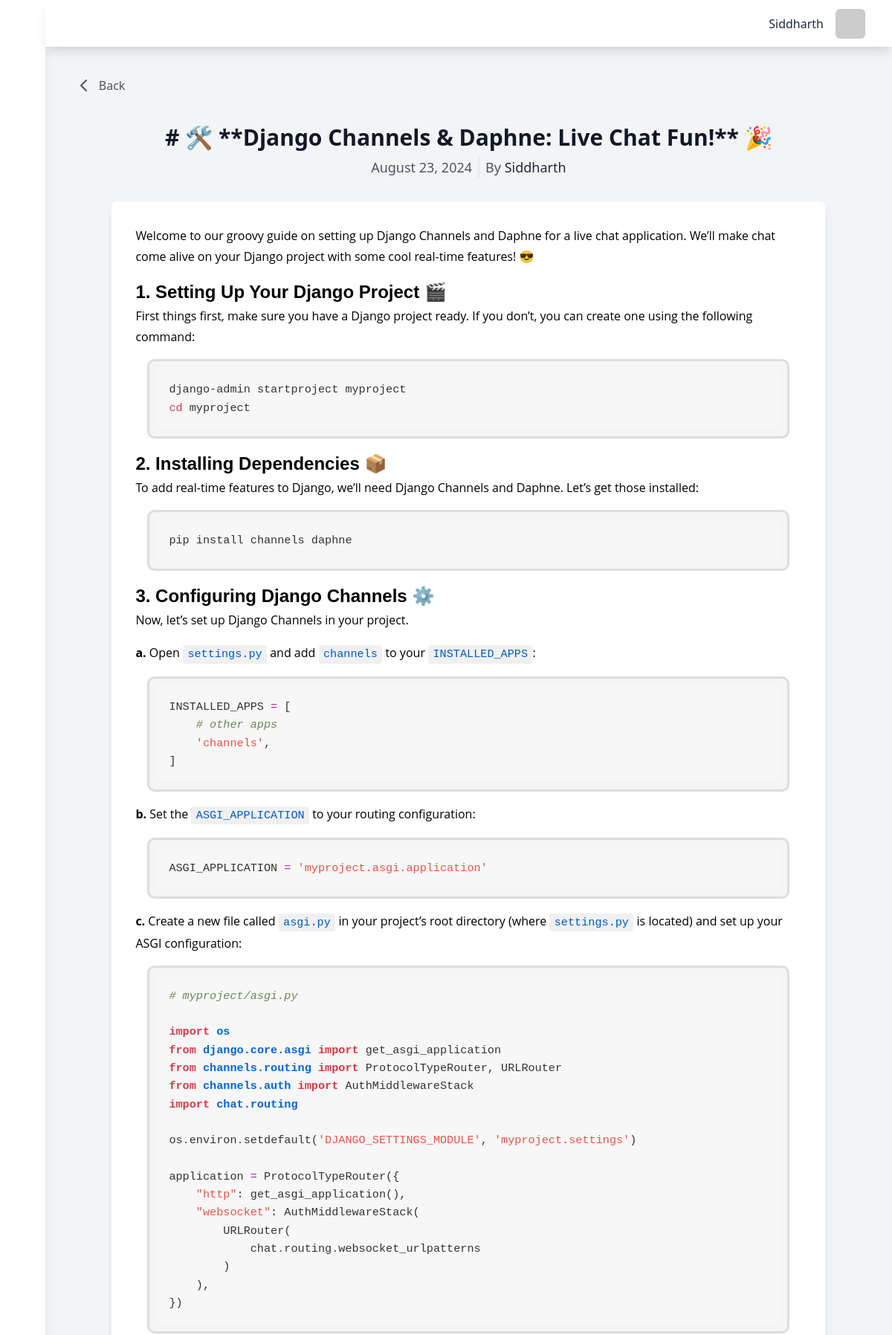
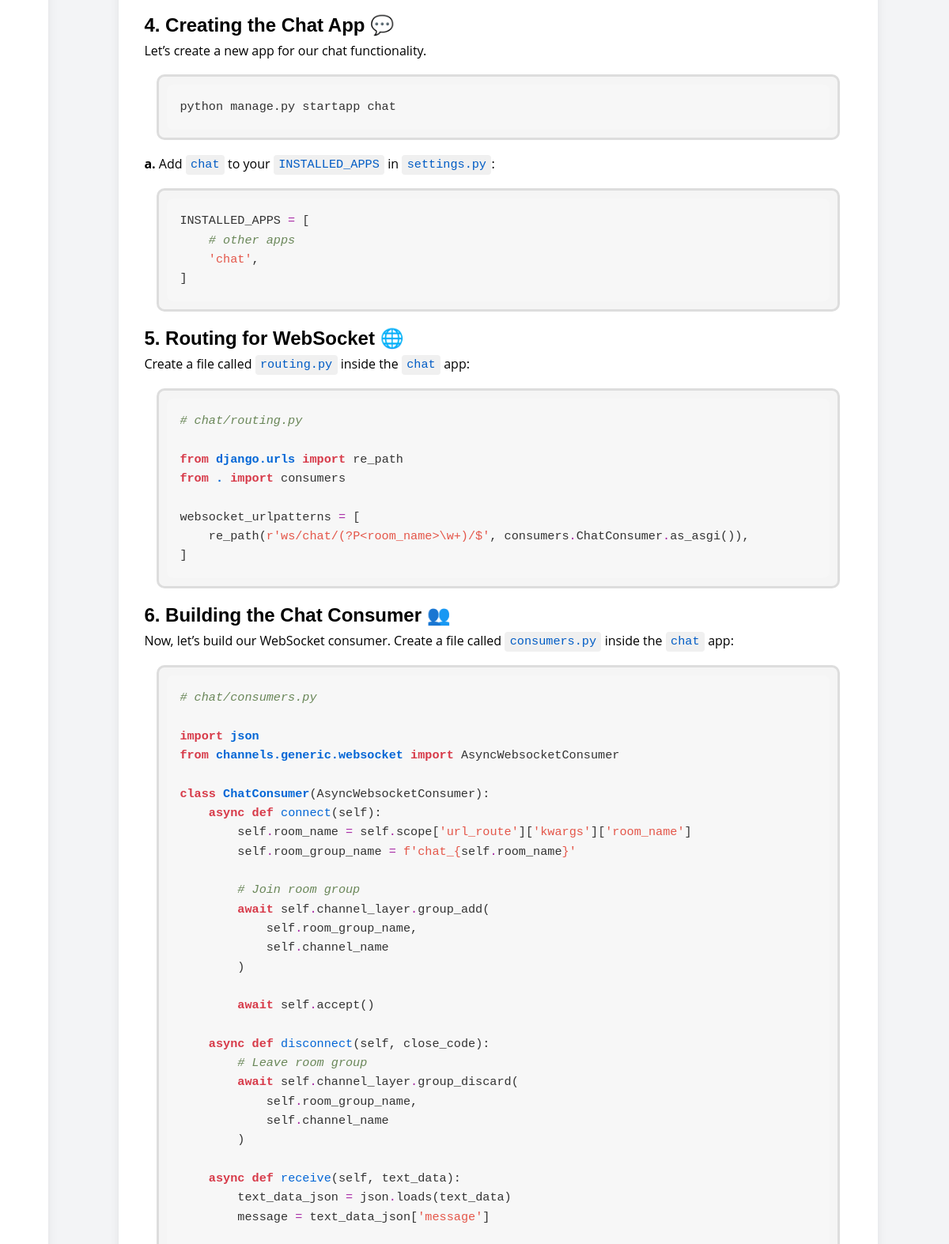
Screenshot of /notes/3/ (signed in, upper part) with the database file from the repository (2 pictures, top to bottom).
### main/models.py (models this page shows, shortened)
class Note(models.Model):
    subtopic = models.ForeignKey(SubTopic, on_delete=models.CASCADE, related_name='notes')
    title = models.CharField(max_length=255)
    content = models.TextField()
    uploaded_by = models.ForeignKey(User, on_delete=models.CASCADE, related_name='uploaded_notes')
    created_at = models.DateTimeField(auto_now_add=True)

### main/views.py (the view)
# urls.py: path('notes/<int:pk>/', views.note_detail, name='note_detail'),
def note_detail(request, pk):
    note = get_object_or_404(Note, pk=pk)
    previous_note = Note.objects.filter(id__lt=note.id).order_by('-id').first()
    next_note = Note.objects.filter(id__gt=note.id).order_by('id').first()
    context = {
        'note': note,
        'previous_note': previous_note,
        'next_note': next_note,
    }
    return render(request, 'note_detail.html', context)

### main/markdown_extensions.py (called while the page is built)
    def getLink(self, data, index):
        href, title, index, handled = super().getLink(data, index)
        if href.startswith("slug"):
            slug = href.split(":")[1]
            relative_url = reverse("markdown-content", args=[slug])
            href = relative_url
        return href, title, index, handled

    def extendMarkdown(self, md, *args, **kwargs):
        md.inlinePatterns.register(
            SlugFieldLinkInlineProcessor(LINK_RE, md), "link", 160
        )

### main/templatetags/custom_tags.py (called while the page is built)
@register.filter
@stringfilter
def render_markdown(value):
    md = markdown.Markdown(extensions=["fenced_code", "codehilite", SlugFieldExtension()])
    return mark_safe(md.convert(value))

### main/templates/note_detail.html (shortened to what this page needs)
{% extends 'base.html' %}
{% load static %}
{% load custom_tags %}
{% block content %}
<div class="flex justify-start m-6">
    <a href="javascript:history.back()"
        class="text-gray-600 hover:text-indigo-600 transition-colors duration-300 flex items-center">
        <svg xmlns="http://www.w3.org/2000/svg" class="h-6 w-6 mr-2" fill="none" viewBox="0 0 24 24"
            stroke="currentColor">
            <path stroke-linecap="round" stroke-linejoin="round" stroke-width="2" d="M15 19l-7-7 7-7" />
        </svg>
        Back
    </a>
</div>
<div class="container mx-auto my-10 px-4 sm:px-6 lg:px-8">
    <div class="mb-8 text-center">
        <h1 class="text-2xl md:text-3xl font-semibold text-gray-900 mb-2">{{ note.title }}</h1>
        <div class="flex justify-center items-center text-gray-600">
            <p class="text-base md:text-lg border-r-2 border-gray-200 pe-2">
                {{ note.created_at|date:"F j, Y" }}
            </p>
            <p class="text-base md:text-lg ps-2">
                By <span class="font-medium text-gray-800">{{ note.uploaded_by }}</span>
            </p>
        </div>
    </div>
    <div class="prose prose-lg prose-indigo max-w-none bg-white p-8 rounded-lg shadow-lg markdown-content">
        {{ note.content|render_markdown }}
    </div>
</div>
{% endblock %}

### main/templates/base.html (shortened to what this page needs)
{% load static %}
<!DOCTYPE html>
<html lang="en">
<head>
    <link rel="stylesheet" href="{% static 'styles.css' %}">
    <script src="https://cdn.tailwindcss.com"></script>
    <link rel="stylesheet" href="https://cdnjs.cloudflare.com/ajax/libs/font-awesome/6.6.0/css/all.min.css" />
</head>
<body>
    <div class="h-screen w-full bg-gray-100 relative flex overflow-hidden">
        <aside class="h-full w-16 flex flex-col space-y-10 items-center justify-center relative bg-white text-purple-600 shadow-lg">
        </aside>
        <div class="w-full h-full flex flex-col justify-between">
            <header class="h-16 w-full flex items-center relative justify-end px-5 space-x-10 bg-white shadow-lg">
                <div class="flex flex-shrink-0 items-center space-x-4 text-gray-800">
                    {% if request.user.is_authenticated %}
                        <div class="flex flex-col items-end">
                            <div class="text-md font-medium ">{{ request.user.username }}</div>
                        </div>
                        <a class="" href="{% url 'dashboard' %}">
                            <img
                                src="https://api.dicebear.com/9.x/adventurer-neutral/svg?seed={{ user.username }}"
                                alt="avatar"
                                class="w-10 h-10 object-cover rounded-md mr-4"
                            />
                        </a>
                    {% else %}
                        <div class="flex space-x-4">
                            <a href="{% url 'login' %}" class="text-sm font-medium text-purple-600">Login</a>
                            <a href="{% url 'signup' %}" class="text-sm font-medium text-purple-600">Signup</a>
                        </div>
                    {% endif %}
                </div>
            </header>
            <main class="max-w-full h-full flex relative overflow-y-hidden">
                <div class="h-full w-full m-4 overflow-y-scroll">
                    {% block content %}{% endblock %}
                </div>
            </main>
        </div>
    </div>
</body>
</html>

### main/static/styles.css (style rules this page uses)
.markdown-content code { font-family: 'Source Code Pro', monospace !important; background-color: #f0f0f0 !important; padding: 0.2rem 0.4rem !important; border-radius: 4px !important; color: #005cc5 !important; font-size: 0.95rem !important; white-space: pre-wrap !important; }
.markdown-content pre { background-color: #f7f7f7 !important; color: #333 !important; padding: 1rem !important; border-radius: 8px !important; overflow-x: auto !important; font-size: 0.95rem !important; line-height: 1.6 !important; }
.markdown-content pre code { background-color: transparent !important; padding: 0 !important; color: inherit !important; }
.codehilite { background: #f7f7f7 !important; }
.codehilite .k { color: #d73a49 !important; font-weight: bold !important; }
.codehilite .o { color: #a626a4 !important; }
.codehilite .c1 { color: #6a8759 !important; font-style: italic !important; }
.codehilite .kn { color: #d73a49 !important; font-weight: bold !important; }
.codehilite .nb { color: #d73a49 !important; }
.codehilite .nc { color: #0366d6 !important; font-weight: bold !important; }
.codehilite .nf { color: #0366d6 !important; }
.codehilite .nn { color: #0366d6 !important; font-weight: bold !important; }
.codehilite .w { color: #bbbbbb !important; }
.codehilite .s1 { color: #e45649 !important; }
.codehilite .s2 { color: #e45649 !important; }
.codehilite .sa { color: #e45649 !important; }
.codehilite .si { color: #e45649 !important; }
.codehilite { background-color: #f5f5f5 !important; border: 3px solid #ddd !important; padding: 10px !important; overflow: auto !important; white-space: pre-wrap !important; border-radius: 10px !important; margin: 1rem !important; }
.codehilite pre { margin: 0 !important; }
.codehilite code { display: block !important; }
.markdown-content h1, .markdown-content h2, .markdown-content h3, .markdown-content h4, .markdown-content h5, .markdown-content h6 { font-family: 'Poppins', sans-serif !important; font-weight: 600 !important; }
.markdown-content p, .markdown-content li { font-family: 'Open Sans', sans-serif !important; line-height: 1.7 !important; margin: 0 0 1rem 0 !important; }
.markdown-content h3 { font-size: 1.5rem !important; font-weight: 500 !important; }
.markdown-content p { margin-bottom: 1rem !important; line-height: 1.75 !important; }

### rows the page displays
Note: title "# 🛠️ **Django Channels & Daphne: Live Chat Fun!** 🎉", created_at "August 23, 2024", uploaded_by "Siddharth", content|render_markdown "Welcome to our groovy guide on setting up Django Channels and Daphne for a live chat application. We’ll make chat come alive on your Django project with some cool real-time features! 😎 1. Setting Up Your Django Project 🎬 First things first, make sure you have a Django project ready. If you don’t, you can create one using the following command: django-admin startproject myproject cd myproject 2. Installing Dependencies 📦 To add real-time features to Django, we’ll need Django Channels and Daphne. Let’s get those installed: pip install channels daphne 3. Configuring Django Channels ⚙️ Now, let’s set up Django Channels in your project. a. Open settings.py and add channels to your INSTALLED_APPS…"

### other values shown
{{ request.user.username }} "Siddharth"
